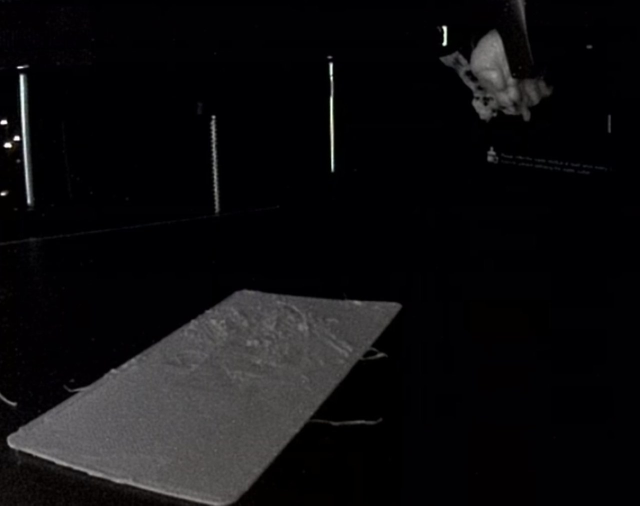
#> input picture evals/doctor/images/k2-detached-plate-blob.jpg, 1280 x 1011 px (shown at 1/2 size)
$ python -i image.py   (imports and definitions only)
#> lines starting #> are read from the running program, lines starting #| are printed output that depends on the picture; after the words box and inside, x2 and y2 are one past the last pixel; in counts of white or black regions, pixels touching at a corner belong together
#> further down, picture is the input picture: PIL image 1280x1011 RGB; mean R, G, B 14.6, 14.1, 15.6
"""Reference image -> silhouette.svg, height.png and info.json."""

from __future__ import annotations

import json
import shutil
import subprocess
import tempfile
from pathlib import Path

import numpy as np
from PIL import Image, ImageOps

WORK_PX = 600  # long side used for the silhouette mask
HEIGHT_PX = 300  # long side of height.png
SVG_WIDTH = 100.0  # svg width in mm (1 unit = 1 mm in OpenSCAD)

SILHOUETTE_RECIPES = ["keychain", "cookie_cutter", "sign"]
PHOTO_RECIPES = ["lithophane", "relief"]


class ImageProblem(Exception):
    pass


# [7 lines left out: function _open, not called in this run]


def _luminance(im: Image.Image) -> np.ndarray:
    """Grayscale 0..255 with transparency composited on white."""
    if im.mode in ("RGBA", "LA", "PA") or (im.mode == "P" and "transparency" in im.info):
        rgba = im.convert("RGBA")
        bg = Image.new("RGBA", rgba.size, (255, 255, 255, 255))
        im = Image.alpha_composite(bg, rgba)
    return np.asarray(im.convert("L"), dtype=np.float64)


def _alpha(im: Image.Image) -> np.ndarray | None:
    if im.mode in ("RGBA", "LA", "PA") or (im.mode == "P" and "transparency" in im.info):
        a = np.asarray(im.convert("RGBA"))[:, :, 3]
        if a.min() < 250:
            return a
    return None


def _border(a: np.ndarray) -> np.ndarray:
    return np.concatenate([a[0, :], a[-1, :], a[:, 0], a[:, -1]])


def subject_mask(im: Image.Image) -> tuple[np.ndarray, float, bool]:
    """Boolean mask (True = subject), Otsu separation 0..1, used_alpha."""
    from skimage.filters import threshold_otsu

    alpha = _alpha(im)
    if alpha is not None:
        mask = alpha > 127
        return mask, 1.0, True
    lum = _luminance(im)
    if lum.max() - lum.min() < 1:
        return np.zeros(lum.shape, bool), 0.0, False
    t = threshold_otsu(lum)
#> t = 42.17
    dark = lum <= t
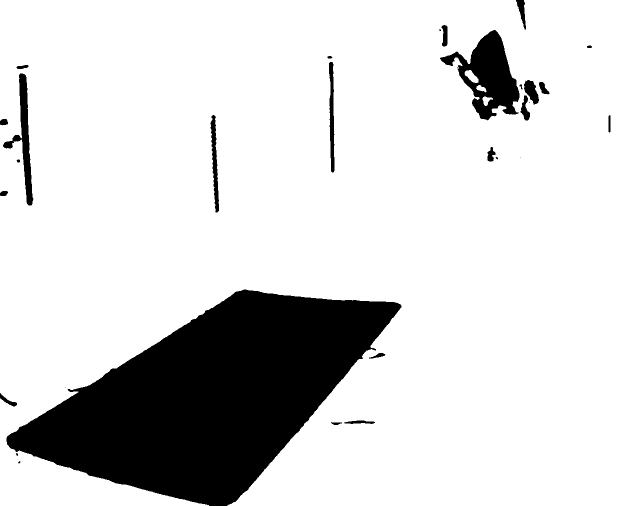
#> dark: shape (1011, 1280) bool (shown at 1/2 size); 84.2% white; 31 black regions (8 under 20 px), largest, box (x1, y1, x2, y2) and area: (13, 579, 803, 1011) 179413, (880, 60, 1039, 241) 12769, (6, 147, 67, 411) 4096
    # background is whatever most border pixels are
    if _border(dark).mean() > 0.5:
        mask = ~dark
    else:
        mask = dark
    # Otsu separation: between-class variance over total variance
    total = lum.var()
#> total = 984.7
    w1 = dark.mean()
#> w1 = 0.842
    w0 = 1 - w1
#> w0 = 0.158
    eta = 0.0
    if total > 0 and 0 < w1 < 1:
        m1, m0 = lum[dark].mean(), lum[~dark].mean()
#> m1 = 1.3; m0 = 83.85
        eta = float(w0 * w1 * (m0 - m1) ** 2 / total)
#> eta = 0.919
    return mask, eta, False


# [176 lines left out: functions clean_mask, shape_stats, _svg_potrace, _svg_contours, process, not called in this run]

>>> from PIL import Image
>>> picture = Image.open('../../evals/doctor/images/k2-detached-plate-blob.jpg')
>>> result = subject_mask(picture)
